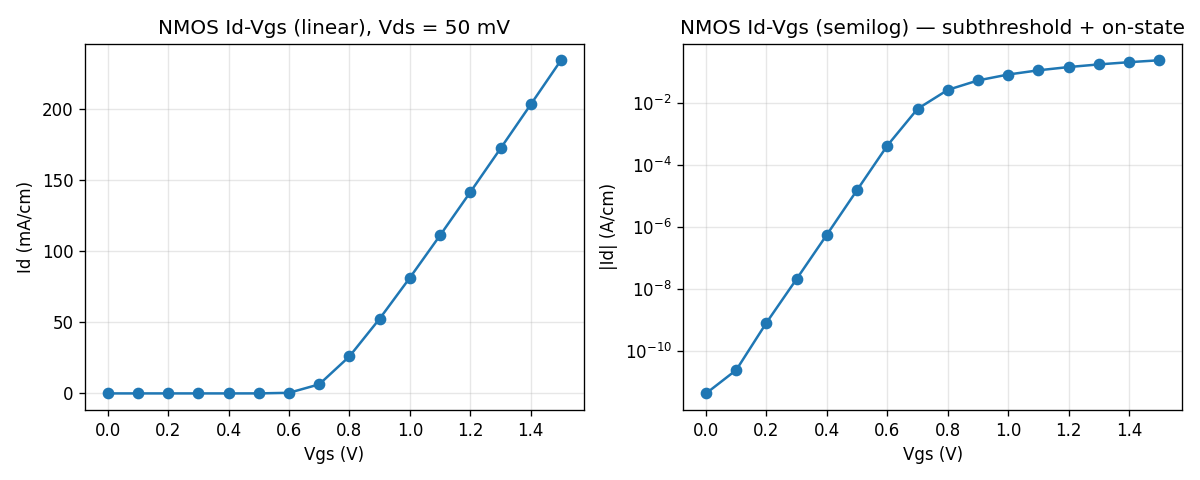

Python code for this plot:
"""
Example 02 — 2D NMOS Id-Vgs (Phase 0 exit demonstration).

Geometry (cross-section, units um):

    y=0.505 ┌────┬──── gate ────┬────┐   ← top, oxide surface
    y=0.500 │ n+ │  SiO2 (5nm)  │ n+ │
            │----│--------------│----│   ← Si surface (y=0.5)
            │ n+ │              │ n+ │
    y=0.400 │ n+ │   p-body     │ n+ │
            │    │ (Na = 1e17)  │    │
    y=0.000 └────┴──────────────┴────┘   ← body contact
            0   0.5            1.5  2.0

Source/drain are added via Structure.add_region — the material override
replaces the gate-oxide cells in the S/D windows with n+ Si, so the
contacts sit on real silicon.

Sweeps Vgs from 0 V to 1.5 V at Vds = 50 mV and produces:
  - tabular Id-Vgs on stdout
  - examples/02_nmos_idvg.png (linear + semilog plots)

Run:
    python examples/02_nmos_idvg.py
"""
from __future__ import annotations
import numpy as np
from opentcad.device.solver import DeviceSolver
from opentcad.geometry.formats import Material
from opentcad.geometry.structure import Structure
from opentcad.materials.database import load_material


N_A = 1e17       # [cm^-3] p-body doping
N_D = 1e20       # [cm^-3] n+ source/drain doping
T_OX_UM = 0.005  # 5 nm gate oxide
L_GATE_UM = 1.0
W_SD_UM = 0.5
H_BODY_UM = 0.5
SD_DEPTH_UM = 0.1
VDS = 0.05


def build_nmos():
    w = 2 * W_SD_UM + L_GATE_UM
    return (Structure(width_um=w, name="nmos")
            .add_substrate("p_body", H_BODY_UM, Material.SI, doping_Na=N_A)
            .add_layer("oxide", T_OX_UM, Material.SIO2)
            .add_region("source", 0.0, W_SD_UM,
                        H_BODY_UM - SD_DEPTH_UM, H_BODY_UM + T_OX_UM,
                        Material.SI, doping_Nd=N_D)
            .add_region("drain", w - W_SD_UM, w,
                        H_BODY_UM - SD_DEPTH_UM, H_BODY_UM + T_OX_UM,
                        Material.SI, doping_Nd=N_D)
            .add_contact("source", 0.0, W_SD_UM, "oxide", surface="top")
            .add_contact("drain",  w - W_SD_UM, w, "oxide", surface="top")
            .add_contact("gate",   W_SD_UM, W_SD_UM + L_GATE_UM,
                         "oxide", surface="top")
            .add_contact("body",   0.0, w, "p_body", surface="bottom"))


def main():
    print("Building structure + mesh...")
    mf = build_nmos().to_meshfield(mesh_size_um=0.03)
    print(f"  mesh: {mf.n_cells} triangles, {mf.n_points} nodes")

    print("\nSolving equilibrium + DC sweep...")
    solver = DeviceSolver(mf, {"Silicon": load_material("Si"),
                               "SiO2"   : load_material("SiO2")})
    solver.solve_equilibrium()

    # Ramp Vds from 0 to 50 mV before turning the gate.
    for vd in np.linspace(0.0, VDS, 6)[1:]:
        solver._set_contact_voltage("drain", float(vd))
        solver._solve_dc()

    Vgs = np.linspace(0.0, 1.5, 16)
    Id = []
    for vg in Vgs:
        solver._set_contact_voltage("gate", float(vg))
        solver._solve_dc()
        Id.append(abs(solver._get_contact_current("drain")))
    Id = np.asarray(Id)

    print(f"\n  Vds = {VDS*1000:.0f} mV   L_gate = {L_GATE_UM} um")
    print(f"  {'Vgs (V)':>8}  {'Id (A/cm)':>14}")
    for vg, i in zip(Vgs, Id):
        print(f"  {vg:8.3f}  {i:14.3e}")

    on_off = Id[-1] / max(Id[0], 1e-30)
    print(f"\n  on/off ratio: {on_off:.2e}")

    try:
        import matplotlib.pyplot as plt
    except ImportError:
        print("\n  (matplotlib not installed - skipping plot)")
        return

    fig, axes = plt.subplots(1, 2, figsize=(10, 4))
    axes[0].plot(Vgs, Id * 1e3, "o-")
    axes[0].set_xlabel("Vgs (V)")
    axes[0].set_ylabel("Id (mA/cm)")
    axes[0].set_title(f"NMOS Id-Vgs (linear), Vds = {VDS*1000:.0f} mV")
    axes[0].grid(True, alpha=0.3)

    axes[1].semilogy(Vgs, np.clip(Id, 1e-15, None), "o-")
    axes[1].set_xlabel("Vgs (V)")
    axes[1].set_ylabel("|Id| (A/cm)")
    axes[1].set_title("NMOS Id-Vgs (semilog) — subthreshold + on-state")
    axes[1].grid(True, alpha=0.3, which="both")

    fig.tight_layout()
    out = "examples/02_nmos_idvg.png"
    fig.savefig(out, dpi=120)
    print(f"\n  plot saved to {out}")


if __name__ == "__main__":
    main()
